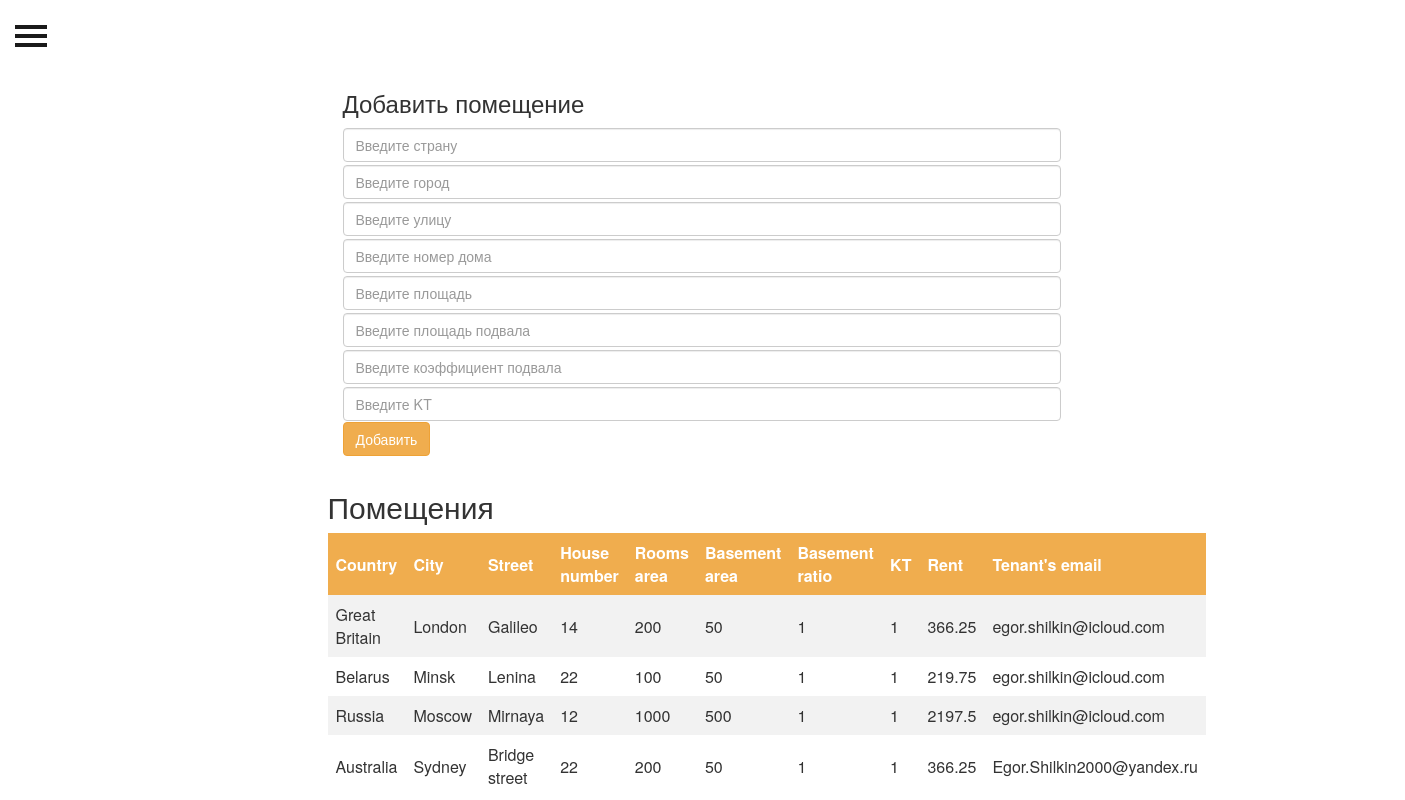
Screenshot of /RentCheck/main_page_rooms (signed in) with the database file from the repository.
### RentCheck/models.py (models this page shows, shortened)
class Rooms(models.Model):
    country = models.CharField(verbose_name='country', max_length=50)
    city = models.CharField(verbose_name='city', max_length=50)
    street = models.CharField(verbose_name='street', max_length=50)
    house_number = models.PositiveIntegerField(verbose_name='house number')
    room_area = models.PositiveIntegerField(verbose_name='room area')
    basement_area = models.PositiveIntegerField(verbose_name='basement area')
    basement_ratio = models.PositiveSmallIntegerField(verbose_name='basement ratio')
    KT = models.PositiveSmallIntegerField(verbose_name='KT')
    author_id = models.PositiveIntegerField(verbose_name='author name', null=True, blank=True)
    tenant_email = models.CharField(verbose_name='tenant email', max_length=50, null=True, blank=True)
    class Meta:
        verbose_name = "Таблица помещений"
        verbose_name_plural = "Таблица помещений"

### RentCheck/views.py (the view, shortened to what this page needs)
# urls.py: path('main_page_rooms', views.main_rooms),
def main_rooms(request):
    rooms = {}
    form = {}
    if request.user.is_staff:
        rooms = Rooms.objects.all()
        form = RoomForm()
    if request.user.email == 'egor.shilkin@icloud.com':
        rooms = Rooms.objects.filter(tenant_email=request.user.email)
    all_rooms = []
    for room in rooms:
        room_info = {
                    'country': room.country,
                    'city': room.city,
                    'street': room.street,
                    'house_number': room.house_number,
                    'room_area': room.room_area,
                    'basement_area': room.basement_area,
                    'basement_ratio': room.basement_ratio,
                    'KT': room.KT,
                    'rent': count_rent(room.room_area, room.basement_area, room.basement_ratio, room.KT),
                    'tenant_email': room.tenant_email
                   }
        all_rooms.append(room_info)
    context = {'all_info': all_rooms, 'form': form}
    return render(request, "main_page_rooms.html", context)

### RentCheck/views.py (called while the page is built)
def count_rent(room_area, basement_area, basement_ratio, KT, base_rate=17.58):
    return round((base_rate / 12 * room_area + base_rate / 12 * basement_area * basement_ratio) * KT, 4)

### templates/main_page_rooms.html (shortened to what this page needs)
<link href="//maxcdn.bootstrapcdn.com/bootstrap/3.3.0/css/bootstrap.min.css" rel="stylesheet" id="bootstrap-css">
    <div id="wrapper">
        <div id="page-content-wrapper">
            <button type="button" class="hamburger is-closed" data-toggle="offcanvas">
                <span class="hamb-top"></span>
    			<span class="hamb-middle"></span>
				<span class="hamb-bottom"></span>
            </button>
            <div class="container">
                <div class="row">
                    <div class="col-lg-8 col-lg-offset-2">
{% block content %}
    <div class="container">
        <div class="form">
                <h3>Добавить помещение</h3>
                <form action="" method="post">
                    <li>{{ form.country }}</li>
                    <li>{{ form.city }}</li>
                    <li>{{ form.street }}</li>
                    <li>{{ form.house_number }}</li>
                    <li>{{ form.room_area }}</li>
                    <li>{{ form.basement_area }}</li>
                    <li>{{ form.basement_ratio }}</li>
                    <li>{{ form.KT }}</li>
                    <input type="submit" name="send" value="Добавить" class="mt-2 btn btn-warning">
                </form>
        </div>
    </div>
<h2>Помещения</h2>
{% if all_info %}
    <table>
    <tr>
        <th>Country</th>
        <th>City</th>
        <th>Street</th>
        <th>House number</th>
        <th>Rooms area</th>
        <th>Basement area</th>
        <th>Basement ratio</th>
        <th>KT</th>
        <th>Rent</th>
        <th>Tenant's email</th>
    </tr>
    {% for room in all_info %}
    <tr>
            <td>{{ room.country}}</td>
            <td>{{ room.city}}</td>
            <td>{{ room.street}}</td>
            <td>{{ room.house_number}}</td>
            <td>{{ room.room_area}}</td>
            <td>{{ room.basement_area}}</td>
            <td>{{ room.basement_ratio}}</td>
            <td>{{ room.KT}}</td>
            <td>{{ room.rent }}</td>
            <td>{{ room.tenant_email }}</td>
    </tr>
    {% endfor %}
    </table>
    {% else %}
            Таблица пуста
    {% endif %}
{% endblock %}
                    </div>
                </div>
            </div>
        </div>
    </div>

### templates/main_page_rooms.html (style rules this page uses)
li { padding-bottom: 1px; padding-top: 2px; list-style-type: none; }
.form { width: 63%; }
table { border-collapse: collapse; width: 100%; }
th, td { text-align: left; padding: 8px; }
tr:nth-child(even) { background-color: #f2f2f2 }
th { background-color: #f0ad4e; color: white; }
#wrapper { padding-left: 0; -webkit-transition: all 0.5s ease; -moz-transition: all 0.5s ease; -o-transition: all 0.5s ease; transition: all 0.5s ease; }
#page-content-wrapper { width: 100%; padding-top: 70px; }
.hamburger { position: fixed; top: 20px; z-index: 999; display: block; width: 32px; height: 32px; margin-left: 15px; background: transparent; border: none; }
.hamburger.is-closed:before { content: ''; display: block; width: 100px; font-size: 14px; color: #fff; line-height: 32px; text-align: center; opacity: 0; -webkit-transform: translate3d(0,0,0); -webkit-transition: all .35s ease-in-out; }
.hamburger.is-closed .hamb-top, .hamburger.is-closed .hamb-middle, .hamburger.is-closed .hamb-bottom, .hamburger.is-open .hamb-top, .hamburger.is-open .hamb-middle, .hamburger.is-open .hamb-bottom { position: absolute; left: 0; height: 4px; width: 100%; }
.hamburger.is-closed .hamb-top, .hamburger.is-closed .hamb-middle, .hamburger.is-closed .hamb-bottom { background-color: #1a1a1a; }
.hamburger.is-closed .hamb-top { top: 5px; -webkit-transition: all .35s ease-in-out; }
.hamburger.is-closed .hamb-middle { top: 50%; margin-top: -2px; }
.hamburger.is-closed .hamb-bottom { bottom: 5px; -webkit-transition: all .35s ease-in-out; }

### rows the page displays
Rooms: country "Great Britain", city "London", street "Galileo", tenant_email "egor.shilkin@icloud.com"
Rooms: country "Belarus", city "Minsk", street "Lenina", tenant_email "egor.shilkin@icloud.com"
Rooms: country "Russia", city "Moscow", street "Mirnaya", tenant_email "egor.shilkin@icloud.com"
Rooms: country "Australia", city "Sydney", street "Bridge street", tenant_email "Egor.Shilkin2000@yandex.ru"

### other values shown
{{ room.house_number }} "14" "22" "12" "22"
{{ room.room_area }} "200" "100" "1000" "200"
{{ room.basement_area }} "50" "50" "500" "50"
{{ room.basement_ratio }} "1" "1" "1" "1"
{{ room.KT }} "1" "1" "1" "1"
{{ room.rent }} "366.25" "219.75" "2197.5" "366.25"
